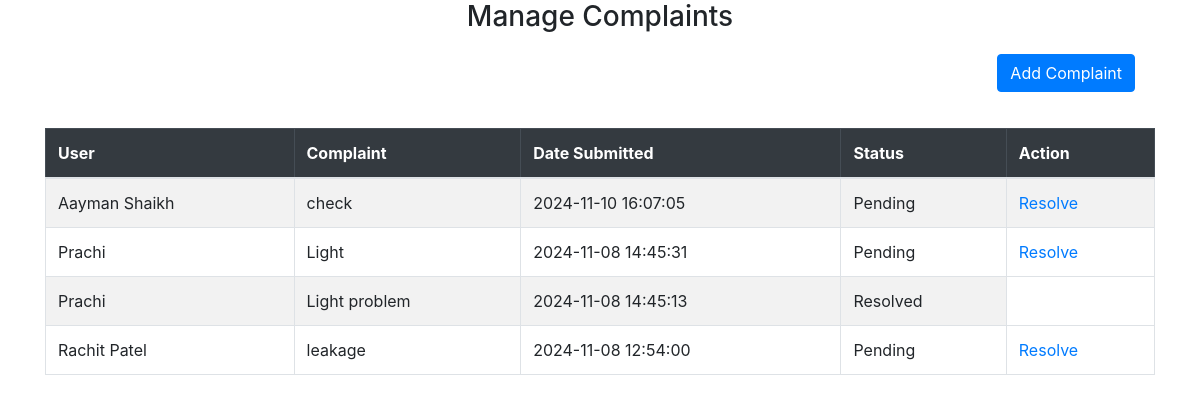
Screenshot of /complaint.php (signed in) with the database file from the repository.
### tables this page shows
CREATE TABLE `tblcomplaints` (
  `complaint_id` int(11) NOT NULL,
  `user_id` int(11) NOT NULL,
  `complaint_text` text NOT NULL,
  `complaint_date` timestamp NOT NULL DEFAULT current_timestamp(),
  `status` varchar(20) DEFAULT 'Pending'
);

CREATE TABLE `tbluser` (
  `user_id` int(11) NOT NULL,
  `username` varchar(20) NOT NULL,
  `email` varchar(30) NOT NULL,
  `password` varchar(100) NOT NULL,
  `user_role` varchar(20) NOT NULL,
  `name` varchar(20) NOT NULL,
  `contact` bigint(20) NOT NULL,
  `aadhar_no` bigint(20) NOT NULL,
  `wings` varchar(1) NOT NULL,
  `flat_no` int(4) NOT NULL,
  `created_at` datetime DEFAULT current_timestamp()
);

### complaint.php (the view, shortened to what this page needs)
<?php
require 'dbFile/database.php';
$username = $_SESSION['username'];
$sqlUser = "SELECT user_role, user_id FROM tblUser WHERE username = '$username'";
$resultUser = mysqli_query($conn, $sqlUser);
$userData = mysqli_fetch_assoc($resultUser);
$userRole = $userData['user_role'];
$userId = $userData['user_id'];
if ($userRole === 'admin') {
    $sql = "SELECT c.complaint_id, c.complaint_text, c.complaint_date, u.name, u.email, c.status
            FROM tblComplaints c
            JOIN tblUser u ON c.user_id = u.user_id
            ORDER BY c.complaint_date DESC";
} else {
    $sql = "SELECT c.complaint_id, c.complaint_text, c.complaint_date, u.name, u.email, c.status
            FROM tblComplaints c
            JOIN tblUser u ON c.user_id = u.user_id
            WHERE c.user_id = '$userId'
            ORDER BY c.complaint_date DESC";
}
$result = mysqli_query($conn, $sql);
?>
<!DOCTYPE html>
<html lang="en">
<head>
    <link href="https://cdn.jsdelivr.net/npm/bootstrap@4.5.2/dist/css/bootstrap.min.css" rel="stylesheet">
</head>
<body>
    <div class="container">
        <h3 class="text-center">Manage Complaints</h3>
        <div class="complain-container">
            <form method="post">
                <input type="submit" name="btnComp" value="Add Complaint" formaction="complaintApp.php" class="btn btn-primary mb-3">
            </form>
        </div>
        <div class="complaint-box">
            <?php
            if (mysqli_num_rows($result) > 0) {
            ?>
                <table class="table table-striped table-bordered">
                    <thead class="table-dark">
                        <tr>
                            <th>User</th>
                            <th>Complaint</th>
                            <th>Date Submitted</th>
                            <th>Status</th>
                            <?php if ($userRole === 'admin') { ?>
                                <th>Action</th>
                            <?php } ?>
                        </tr>
                    </thead>
                    <tbody>
                    <?php while ($row = mysqli_fetch_assoc($result)) { ?>
                        <tr>
                            <td><?php echo htmlspecialchars($row['name']); ?></td>
                            <td><?php echo htmlspecialchars($row['complaint_text']); ?></td>
                            <td><?php echo $row['complaint_date']; ?></td>
                            <td><?php echo $row['status']; ?></td>
                            <?php if ($userRole === 'admin' && $row['status'] == 'Pending') { ?>
                                <td>
                                    <a href="complaint.php?resolve=<?php echo $row['complaint_id']; ?>" class="btn-resolve">Resolve</a>
                                </td>
                            <?php } ?>
                        </tr>
                    <?php } ?>
                    </tbody>
                </table>
            <?php } else { ?>
                <p>No complaints submitted yet.</p>
            <?php } ?>
        </div>
    </div>
</body>
</html>

### complaint.php (style rules this page uses)
.complain-container { margin: 20px; text-align: right; }
.complaint-box { margin-top: 20px; }
.btn-resolve { color: #007BFF; text-decoration: none; }

### rows the page displays
tblcomplaints: user.name "Aayman Shaikh", complaint_text "check", complaint_date "2024-11-10 16:07:05", status "Pending"
tblcomplaints: user.name "Prachi", complaint_text "Light", complaint_date "2024-11-08 14:45:31", status "Pending"
tblcomplaints: user.name "Prachi", complaint_text "Light problem", complaint_date "2024-11-08 14:45:13", status "Resolved"
tblcomplaints: user.name "Rachit Patel", complaint_text "leakage", complaint_date "2024-11-08 12:54:00", status "Pending"
